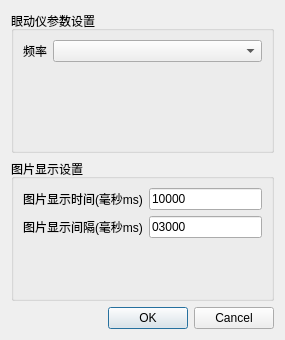
<?xml version="1.0" encoding="UTF-8"?>
<ui version="4.0">
 <class>SettingDialog</class>
 <widget class="QDialog" name="SettingDialog">
  <property name="geometry">
   <rect>
    <x>0</x>
    <y>0</y>
    <width>285</width>
    <height>340</height>
   </rect>
  </property>
  <property name="windowTitle">
   <string>Dialog</string>
  </property>
  <layout class="QVBoxLayout" name="verticalLayout">
   <item>
    <widget class="QGroupBox" name="eyetracker_settings">
     <property name="title">
      <string>眼动仪参数设置</string>
     </property>
     <layout class="QFormLayout" name="formLayout">
      <item row="0" column="0">
       <widget class="QLabel" name="frequency_label">
        <property name="text">
         <string>频率</string>
        </property>
        <property name="buddy">
         <cstring>frequency_combobox</cstring>
        </property>
       </widget>
      </item>
      <item row="0" column="1">
       <widget class="QComboBox" name="frequency_combobox">
        <property name="editable">
         <bool>false</bool>
        </property>
        <property name="currentText">
         <string/>
        </property>
       </widget>
      </item>
     </layout>
    </widget>
   </item>
   <item>
    <widget class="QGroupBox" name="imgshow_settings">
     <property name="title">
      <string>图片显示设置</string>
     </property>
     <layout class="QFormLayout" name="formLayout_2">
      <item row="0" column="0">
       <widget class="QLabel" name="imgshow_time_label">
        <property name="text">
         <string>图片显示时间(毫秒ms)</string>
        </property>
        <property name="buddy">
         <cstring>imgshow_time_value</cstring>
        </property>
       </widget>
      </item>
      <item row="0" column="1">
       <widget class="QLineEdit" name="imgshow_time_value">
        <property name="inputMask">
         <string>99999;-</string>
        </property>
        <property name="text">
         <string>10000</string>
        </property>
        <property name="cursorMoveStyle">
         <enum>Qt::VisualMoveStyle</enum>
        </property>
        <property name="clearButtonEnabled">
         <bool>false</bool>
        </property>
       </widget>
      </item>
      <item row="1" column="0">
       <widget class="QLabel" name="imgshow_interval_label">
        <property name="text">
         <string>图片显示间隔(毫秒ms)</string>
        </property>
        <property name="buddy">
         <cstring>imgshow_interval_value</cstring>
        </property>
       </widget>
      </item>
      <item row="1" column="1">
       <widget class="QLineEdit" name="imgshow_interval_value">
        <property name="inputMask">
         <string comment="1-999999" extracomment="1-999999">99999;-</string>
        </property>
        <property name="text">
         <string>03000</string>
        </property>
       </widget>
      </item>
     </layout>
    </widget>
   </item>
   <item>
    <widget class="QDialogButtonBox" name="buttonBox">
     <property name="orientation">
      <enum>Qt::Horizontal</enum>
     </property>
     <property name="standardButtons">
      <set>QDialogButtonBox::Cancel|QDialogButtonBox::Ok</set>
     </property>
    </widget>
   </item>
  </layout>
 </widget>
 <resources/>
 <connections>
  <connection>
   <sender>buttonBox</sender>
   <signal>accepted()</signal>
   <receiver>SettingDialog</receiver>
   <slot>accept()</slot>
   <hints>
    <hint type="sourcelabel">
     <x>203</x>
     <y>288</y>
    </hint>
    <hint type="destinationlabel">
     <x>157</x>
     <y>199</y>
    </hint>
   </hints>
  </connection>
  <connection>
   <sender>buttonBox</sender>
   <signal>rejected()</signal>
   <receiver>SettingDialog</receiver>
   <slot>reject()</slot>
   <hints>
    <hint type="sourcelabel">
     <x>203</x>
     <y>288</y>
    </hint>
    <hint type="destinationlabel">
     <x>212</x>
     <y>199</y>
    </hint>
   </hints>
  </connection>
 </connections>
</ui>
